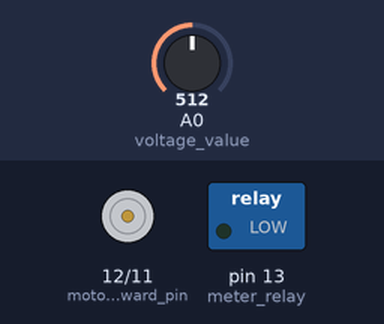
Recording of a sketch running on a simulated Arduino Uno, built with avr-gcc and run on an emulated ATmega328P. Parts: motor-driver pin pairs drawn as motors (green arrow = first pin HIGH = forward, orange = second pin HIGH = backward, longer = more drive), switched loads named in the sketch (green lamp = pin HIGH). The inputs (shaded band) are chosen by the test bench; at power-on: A0 (voltage_value) = 512.

Above: at 1.8 s.
1.9 s: A0 (voltage_value) set to 595
3.4 s: A0 (voltage_value) set to 632
At 3.9 s:
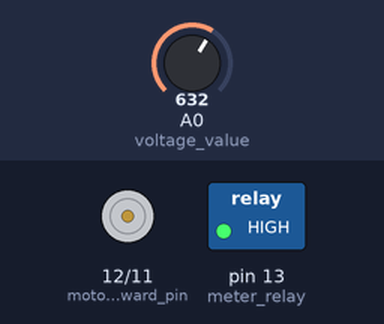
4.9 s: A0 (voltage_value) set to 511
At 5.7 s:
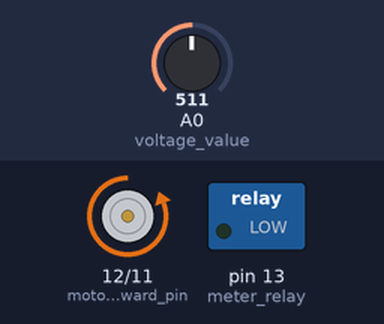
7.4 s: A0 (voltage_value) set to 716
At 8.2 s:
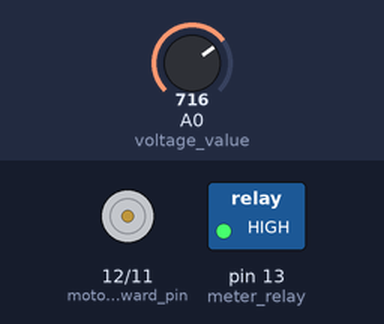
8.9 s: A0 (voltage_value) set to 306
At 9.3 s:
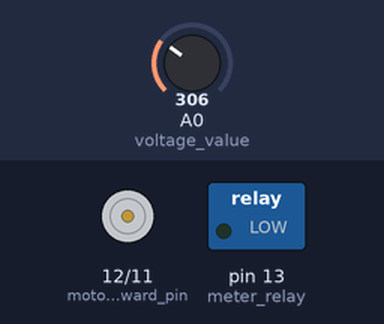
Timing chart, 0 to 11.4 s (numbered marks = the images above; inputs shaded):
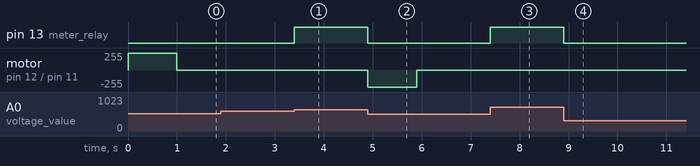

The sketch:

current_simulation.ino
```cpp
int voltage_value = A0, meter_relay = 13, motor_forward_pin = 12, motor_reverse_pin = 11;
float small_volt, volt;
int meter_turn_off_voltage, mcb_turn_off_voltage;
int mcb_status=1, meter_status=1, motor_delay = 1000;
void motorReverse();
void motorForward();
void turnOffMeter();
void turnOnMeter();
int checkVoltageLevel();

void setup() {
	pinMode(voltage_value, INPUT);
	pinMode(meter_relay, OUTPUT);
	pinMode(motor_forward_pin, OUTPUT);
	pinMode(motor_reverse_pin, OUTPUT);
	meter_turn_off_voltage = 300;
	mcb_turn_off_voltage = 250;
}

void loop() {
	volt = checkVoltageLevel();
	if(volt<mcb_turn_off_voltage){

		if(meter_status == 1){
			if(mcb_status == 1){
				loop();
			}
			else if(mcb_status == 0){
				motorForward();
				loop();
			}
		}
		else if(meter_status == 0){
			turnOnMeter();
			if(mcb_status == 1){
				loop();
			}
			else if(mcb_status == 0){
				motorForward();
				loop();
			}
		}
	}
	else if(volt >= mcb_turn_off_voltage && volt < meter_turn_off_voltage){

		if(meter_status == 1){
			if(mcb_status == 1){
				motorReverse();
				loop();
			}
			else if(mcb_status == 0){
				loop();
			}
		}
		else if(meter_status == 0){
			turnOnMeter();
			if(mcb_status == 1){
				motorReverse();
				loop();
			}
			else if(mcb_status == 0){
				loop();
			}
		}
	}

	else if(volt >=meter_turn_off_voltage){
		if(meter_status == 1){
			turnOffMeter();
			loop();
		}
		else if(meter_status == 0){
			loop();
		}
	}
}

void motorReverse(){
	if(mcb_status==0){
		return;
	}
	else if(mcb_status==1){
		digitalWrite(motor_forward_pin, HIGH);
		digitalWrite(motor_reverse_pin, LOW);
		delay(motor_delay);
		digitalWrite(motor_forward_pin, LOW);
		mcb_status = 0;
	}
}

void motorForward(){
	if(mcb_status == 0){
		digitalWrite(motor_reverse_pin, HIGH);
		digitalWrite(motor_forward_pin, LOW);
		delay(motor_delay);
		digitalWrite(motor_reverse_pin, LOW);
		mcb_status = 1;
	}
	else if(mcb_status == 1){
		return;
	}
}

void turnOffMeter(){
	if(meter_status == 0){
		return;
	}
	else if(meter_status == 1){
		digitalWrite(meter_relay, HIGH);
		meter_status = 0;
	}
}

void turnOnMeter(){
	if(meter_status == 1){
		return;
	}
	else if(meter_status == 0){
		digitalWrite(meter_relay, LOW);
		meter_status = 1;
	}
}

int checkVoltageLevel(){
	small_volt = analogRead(voltage_value);
	volt = small_volt*5/1023;
	volt = volt * 100;
	return volt;
}
```

Measured:
- the behaviour switches between 613 and 614 on A0 (voltage_value) (found by bisection; images 0 and 1)
- after the input at 1.9 s, every drawn part: stays the same
- after the input at 3.4 s, pin 13 (meter_relay): LOW → HIGH at once
- after the input at 4.9 s, pin 13 (meter_relay): HIGH → LOW at once; motor on pin 12 (motor_forward_pin) / pin 11 (motor_reverse_pin): stopped → backward 255/255 at once, → stopped 1.0 s later
- after the input at 7.4 s, pin 13 (meter_relay): LOW → HIGH at once
- after the input at 8.9 s, pin 13 (meter_relay): HIGH → LOW at once
